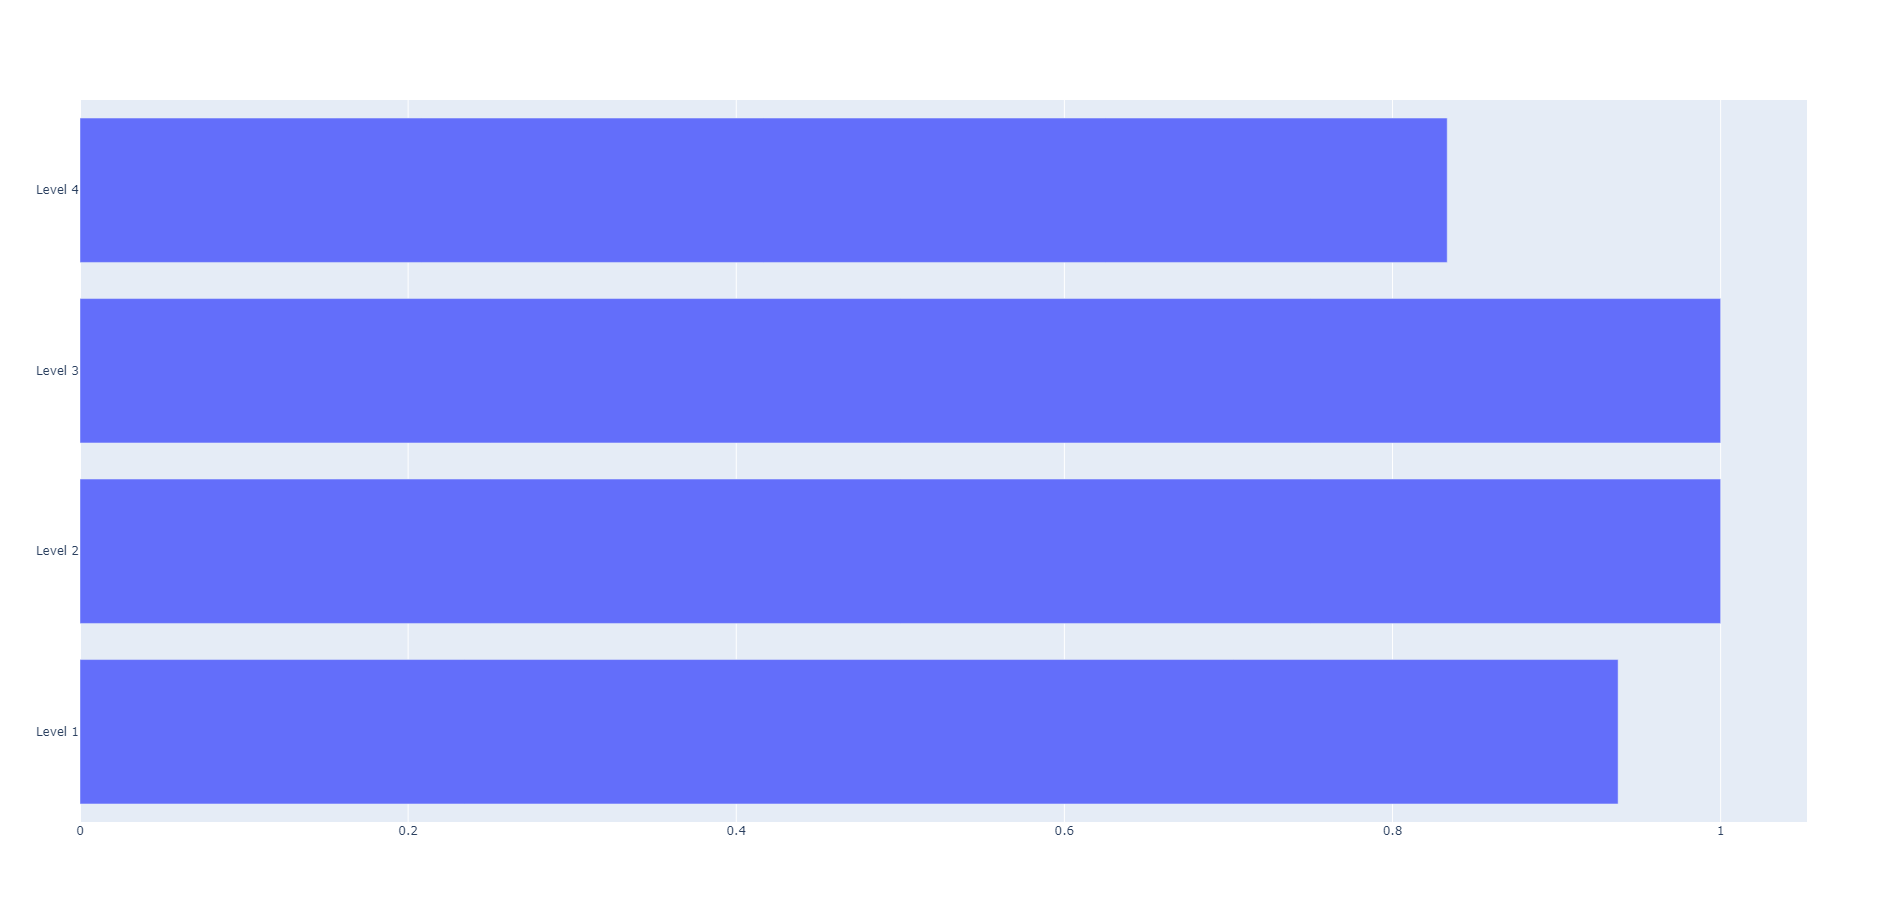

Reproduce this figure in Python.
import csv
import pandas as pd
import plotly.graph_objects as go

df = pd.read_csv("data.csv")

student_df = df.loc[df["student_id"] == "TRL_xyz"]
print(student_df.groupby("level")["attempt"].mean())
fig = go.Figure(go.Bar(x = student_df.groupby("level")["attempt"].mean(), y=["Level 1", "Level 2", "Level 3", "Level 4"], orientation = "h"))
fig.show()
